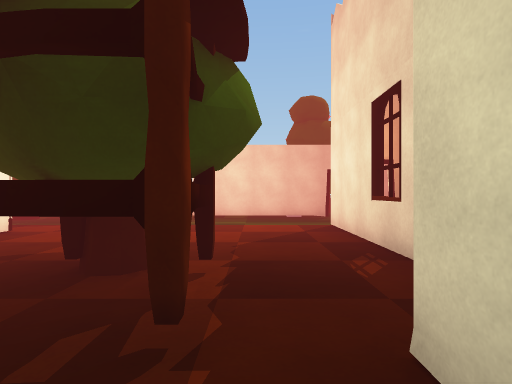
view 1 (above)

17 first-person views from a walk through a Unity game level. The camera is 1.4 m above the floor, looks level and sees 80° across. Doors are open. The floor is counted in squares, 2 m on a side. Each view is taken from the middle of a square. On the plan, view 1 faces up. The plan holds only what a view shows up to about 10 squares ahead; the rest is blank. The place goes on beyond the plan. The player is left out. Surface patterns are stand-ins for the level's own textures.

view 2
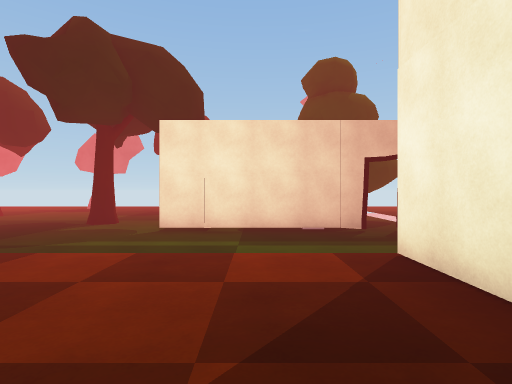

view 3
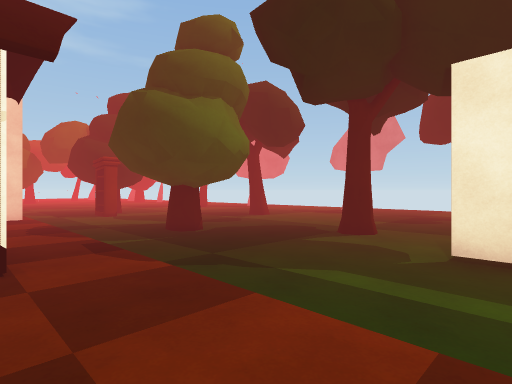

view 4
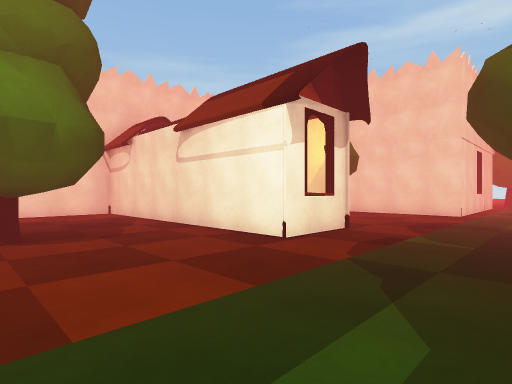

view 5
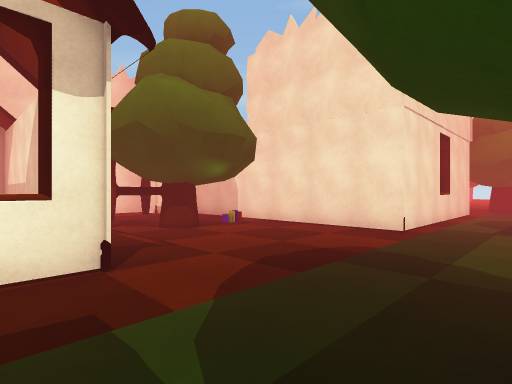

view 6
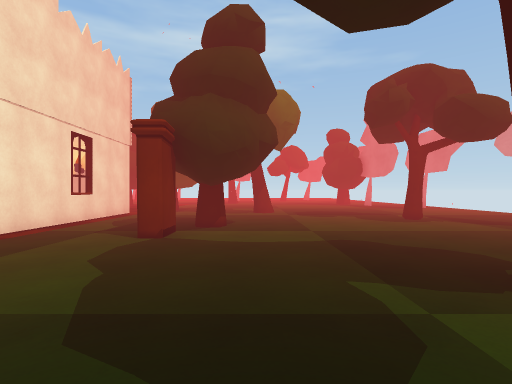

view 7
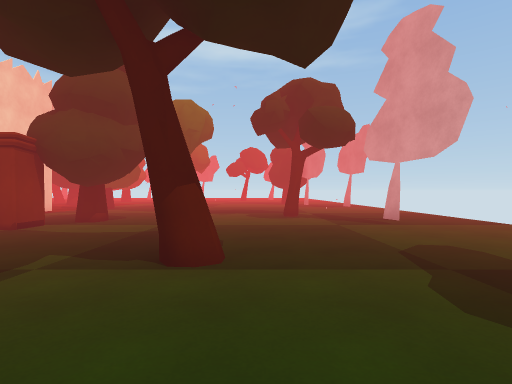

view 8
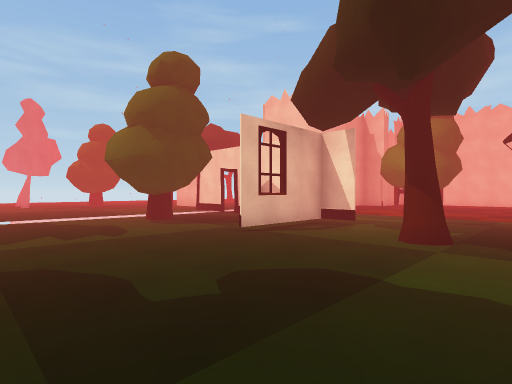

view 9
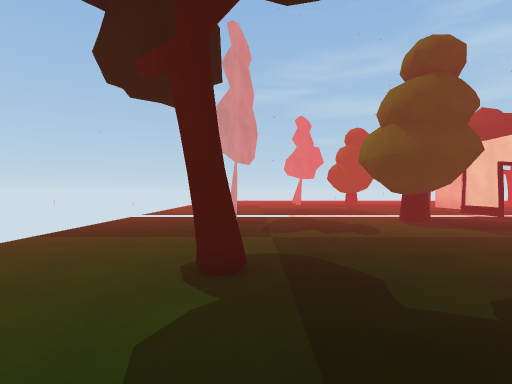

view 10
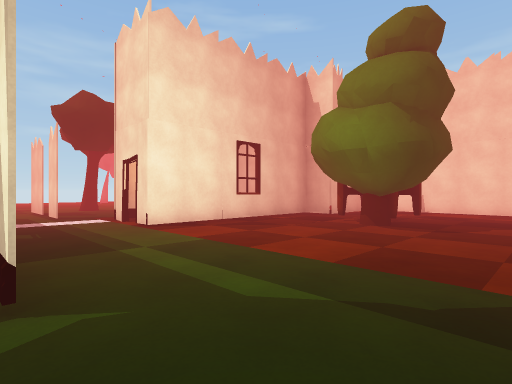

view 11
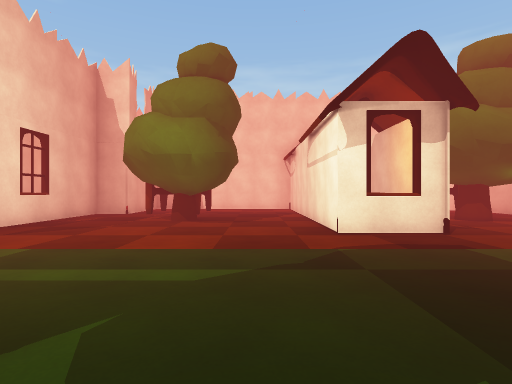

view 12
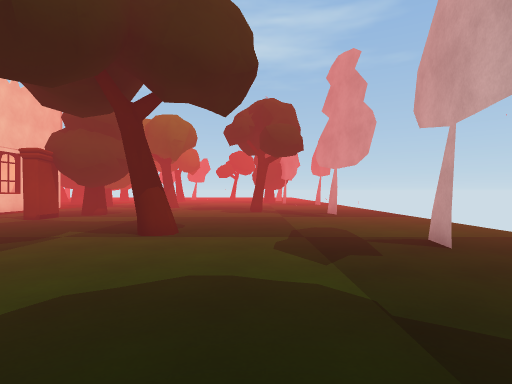

view 13
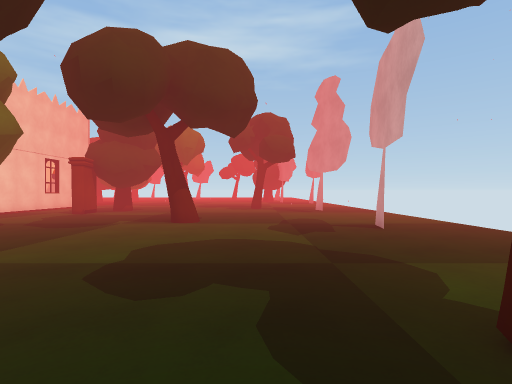

view 14
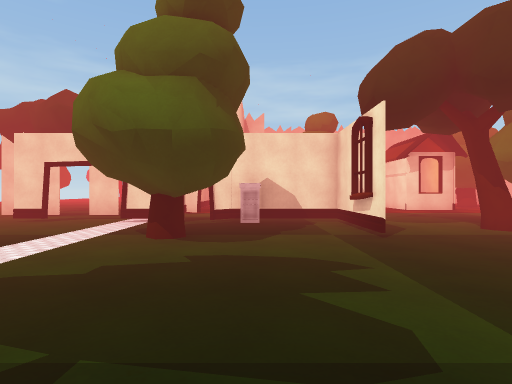

view 15
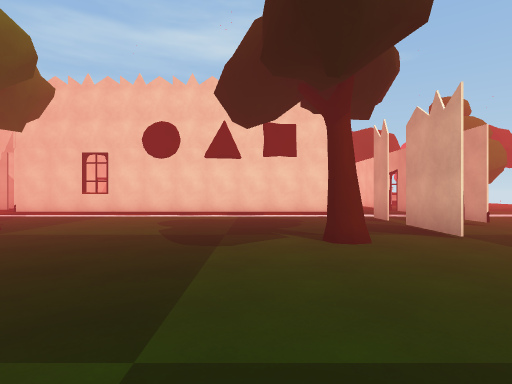

view 16
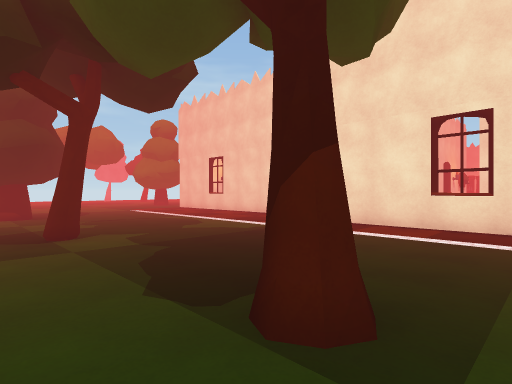

view 17
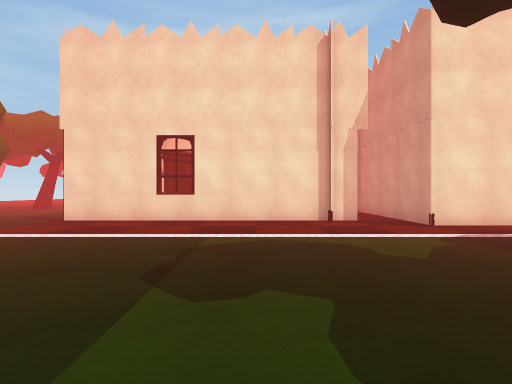

### Floor plan
Points are (right, up) in squares from view 1. A wall is a line through its corners. A room is listed if a view was taken in it or the views show most of it. See-through windows are left out.
Room 1 (views 1, 2, 3, 4, 5, 6, 7, 8, 9, 10, 11, 12, 13, 14)
walls: (-1.9, 8.8) (2.1, 8.8); (-1, 8.8) (-1, 11.4); (-0.9, 11.4) (-0.9, 8.7); (-5.9, 5.5) (-5.9, -0.4); (-6, 5.3) (-4.3, 5.3) (-4.3, -0.1); (0.9, 9.2) (1.4, 9.2); (-6.7, 16.4) (-7.4, 16.5); (2.1, 8.7) (-1.9, 8.7); (2.6, 8.8) (4.2, 8.8); (2.7, 6.2) (3.3, 6.2); (3.9, 8.7) (3, 8.7); (2.5, 15.5) (2, 15.6); (-12.3, 16.5) (-13.1, 16.4); (-14.5, 6.2) (-10.1, 6.2) (-10.1, 0.3); (-3.5, -1.3) (-0.3, -1.3); (0.7, -0.5) (0.7, 1.3) (1.6, 1.3) (1.6, 6.2) (2.1, 6.2)
ways out: opening at (2.5, 7.5) to room 2; opening at (4.2, 11.5) to room 2; open door at (2.5, 6) to room 2; open door at (2.5, 9)
objects: other object (-14, 14); other object (-12, 9); other object (-11, 7); other object (-11, 8); other object (-8, 1) to (-7, 2); other object (-8, 3); other object (-8, 12); other object (-6, 8); other object (-4, 10); other object (-2, 2); other object (-2, 15); other object (-1, 3); other object (2, 11)
Room 2 (views 15, 16, 17)
walls: (2.3, -4.8) (2.3, -11.3); (3.3, 6.2) (3.3, -3.7) (-0.9, -3.7); (6.6, 7.1) (8.5, 7.1) (6.6, 7.1); (5, 7.1) (5.9, 7.1) (5.1, 7.1); (6.8, 8.7) (6, 8.7); (5.9, 8.8) (6.7, 8.8)
ways out: opening at (2.5, 7.5) to room 1; opening at (4.2, 11.5) to room 1; open door at (2.5, 6) to room 1; gap at (6.5, 7)
objects: other object (1, -15); other object (8, -10); other object (8, -5); other object (8, -1); other object (8, 5) to (9, 5)

Positions as (right, up) in squares from view 1, and headings:
1: (0, 0), facing up
2: (0, 3), facing up
3: (-1, 5), facing up-left
4: (-1, 8), facing down-left
5: (-5, 8), facing down-left
6: (-6, 10), facing left
7: (-5, 13), facing left
8: (-5, 15), facing down-right
9: (-5, 15), facing right
10: (-4, 9), facing down-right
11: (-3, 10), facing down
12: (-3, 14), facing left
13: (-1, 14), facing left
14: (1, 16), facing down
15: (13, 4), facing left
16: (9, 0), facing down-left
17: (9, -7), facing left
